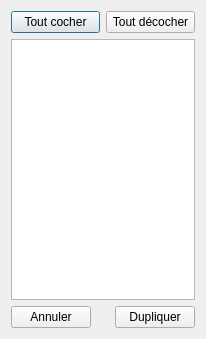
<?xml version="1.0" encoding="UTF-8"?>
<ui version="4.0">
 <class>DialogSelection</class>
 <widget class="QDialog" name="DialogSelection">
  <property name="windowModality">
   <enum>Qt::WindowModal</enum>
  </property>
  <property name="geometry">
   <rect>
    <x>0</x>
    <y>0</y>
    <width>206</width>
    <height>339</height>
   </rect>
  </property>
  <property name="windowTitle">
   <string>Dupliquer</string>
  </property>
  <property name="windowIcon">
   <iconset resource="../ressources.qrc">
    <normaloff>:/icones/icon</normaloff>:/icones/icon</iconset>
  </property>
  <layout class="QGridLayout" name="gridLayout">
   <item row="2" column="0" colspan="2">
    <widget class="QListWidget" name="listWidget"/>
   </item>
   <item row="0" column="0">
    <widget class="QPushButton" name="pushSelectAll">
     <property name="text">
      <string>Tout cocher</string>
     </property>
    </widget>
   </item>
   <item row="0" column="1">
    <widget class="QPushButton" name="pushSelectNone">
     <property name="text">
      <string>Tout décocher</string>
     </property>
    </widget>
   </item>
   <item row="4" column="0" colspan="2">
    <layout class="QHBoxLayout" name="horizontalLayout_2">
     <item>
      <widget class="QPushButton" name="pushCancel">
       <property name="text">
        <string>Annuler</string>
       </property>
      </widget>
     </item>
     <item>
      <spacer name="horizontalSpacer">
       <property name="orientation">
        <enum>Qt::Horizontal</enum>
       </property>
       <property name="sizeHint" stdset="0">
        <size>
         <width>40</width>
         <height>20</height>
        </size>
       </property>
      </spacer>
     </item>
     <item>
      <widget class="QPushButton" name="pushOk">
       <property name="text">
        <string>Dupliquer</string>
       </property>
      </widget>
     </item>
    </layout>
   </item>
  </layout>
 </widget>
 <resources>
  <include location="../ressources.qrc"/>
 </resources>
 <connections/>
</ui>
